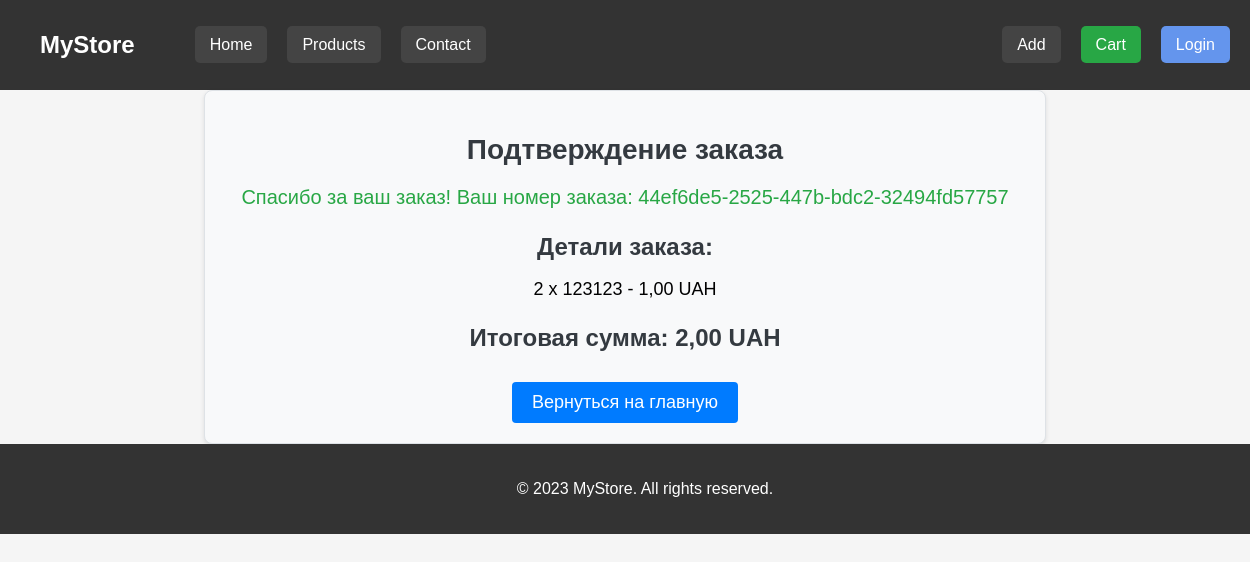
Screenshot of /order_confirmation/7/ with the database file from the repository.
### main/models.py (models this page shows, shortened)
class Order(models.Model):
    DELIVERY_CHOICES = [
        ('novaposhta', 'Новая почта'),
        ('ukrposhta', 'Укр почта'),
        ('meest', 'Meest'),
        ('instore', 'В магазин'),
    ]
    DELIVERY_TYPE_CHOICES = [
        ('courier', 'Курьером'),
        ('branch', 'В отделение'),
        ('postamat', 'В почтомат'),
    ]
    user = models.ForeignKey(User, on_delete=models.CASCADE)
    seller = models.ForeignKey(User, on_delete=models.CASCADE, related_name='seller', null=True)
    order_date = models.DateTimeField(auto_now_add=True)
    status = models.CharField(max_length=20, default='Оплачен', choices=[('оплачен', 'Оплачен'), ('доставляется', 'Доставляется'), ('доставлен', 'Доставлен')])
    first_name = models.CharField(max_length=50, default='Unknown')
    last_name = models.CharField(max_length=50, default='Unknown')
    email = models.EmailField(default='example@example.com')
    delivery_service = models.CharField(max_length=20, choices=DELIVERY_CHOICES, default='novaposhta')
    delivery_type = models.CharField(max_length=20, choices=DELIVERY_TYPE_CHOICES, null=True, blank=True)
    branch_number = models.IntegerField(null=True, blank=True, default=0)
    postal_index = models.CharField(max_length=10, null=True, blank=True)
    store_number = models.CharField(max_length=10, null=True, blank=True)
    address = models.CharField(max_length=255, null=True, blank=True)  # Исправлено на max_length
    postamat_number = models.CharField(max_length=10, null=True, blank=True)
    order_number = models.UUIDField(default=uuid.uuid4, unique=True, editable=False)

class OrderItem(models.Model):
    order = models.ForeignKey(Order, on_delete=models.CASCADE, related_name='items')
    product = models.ForeignKey(Product, on_delete=models.CASCADE)
    quantity = models.PositiveIntegerField(default=1)

class Product(models.Model):
    owner = models.ForeignKey(User, on_delete=models.CASCADE, related_name='products', null=True)
    name = models.CharField(max_length=100)
    description = models.TextField()
    price = models.DecimalField(max_digits=10, decimal_places=2)
    currency = models.CharField(max_length=10)
    quantity = models.IntegerField(default=0)
    image1 = models.ImageField(upload_to='products/', blank=True, null=True)
    image2 = models.ImageField(upload_to='products/', blank=True, null=True)
    image3 = models.ImageField(upload_to='products/', blank=True, null=True)
    image4 = models.ImageField(upload_to='products/', blank=True, null=True)
    image5 = models.ImageField(upload_to='products/', blank=True, null=True)
    image6 = models.ImageField(upload_to='products/', blank=True, null=True)
    image7 = models.ImageField(upload_to='products/', blank=True, null=True)
    image8 = models.ImageField(upload_to='products/', blank=True, null=True)

### main/views.py (the view)
# urls.py: path('order_confirmation/<int:order_id>/', views.order_confirmation, name='order_confirmation'),
def order_confirmation(request, order_id):
    order = get_object_or_404(Order, id=order_id)
    total_price = sum(item.product.price * item.quantity for item in order.items.all())
    return render(request, 'main/order_confirmation.html', {'order': order, 'total_price': total_price})

### main/templates/main/order_confirmation.html
{% extends 'main/layout.html' %}
{% load static %}
{% block head %}
<link rel="stylesheet" href="{% static 'main/css/order_confirmation.css' %}">
{% endblock %}
{% block content %}
<div class="confirmation-section">
    <h2>Подтверждение заказа</h2>
    <p>Спасибо за ваш заказ! Ваш номер заказа: {{ order.order_number }}</p>
    <h3>Детали заказа:</h3>
    <ul>
        {% for item in order.items.all %}
        <li>{{ item.quantity }} x {{ item.product.name }} - {{ item.product.price }} {{ item.product.currency }}</li>
        {% endfor %}
    </ul>
    <h3>Итоговая сумма: {{ total_price }} {{ order.items.first.product.currency }}</h3>
    <a href="{% url 'home' %}" class="home-button">Вернуться на главную</a>
</div>
{% endblock %}

### main/static/main/css/order_confirmation.css (style rules this page uses)
body { font-family: Arial, sans-serif; margin: 0; padding: 0; box-sizing: border-box; background-color: #f5f5f5; display: flex; flex-direction: column; min-height: 100vh; }
.confirmation-section { max-width: 800px; margin: 0 auto; padding: 20px; background-color: #f8f9fa; border: 1px solid #dee2e6; border-radius: 8px; box-shadow: 0 2px 4px rgba(0, 0, 0, 0.1); text-align: center; font-family: 'Arial', sans-serif; }
.confirmation-section h2 { font-size: 28px; margin-bottom: 20px; color: #343a40; }
.confirmation-section p { font-size: 20px; margin-bottom: 20px; color: #28a745; }
.confirmation-section h3 { font-size: 24px; margin-bottom: 10px; color: #343a40; }
.confirmation-section ul { list-style-type: none; padding: 0; font-size: 18px; margin-bottom: 20px; }
.confirmation-section li { margin-bottom: 10px; }
.home-button { display: inline-block; background-color: #007bff; color: white; border: none; padding: 10px 20px; font-size: 18px; border-radius: 4px; cursor: pointer; text-decoration: none; margin-top: 20px; }

### rows the page displays
Order: order_number "44ef6de5-2525-447b-bdc2-32494fd57757", items.first.product.currency "UAH"
OrderItem: quantity "2", product.name "123123", product.price "1,00", product.currency "UAH"

### other values shown
{{ total_price }} "2,00"
